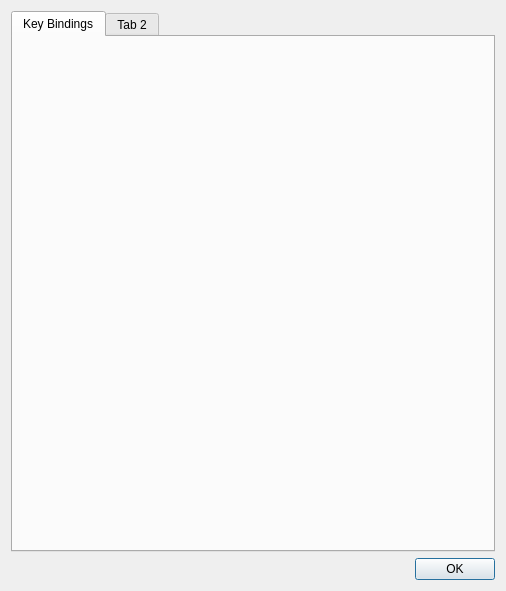
<?xml version="1.0" encoding="UTF-8"?>
<ui version="4.0">
 <class>DialogPreferences</class>
 <widget class="QDialog" name="DialogPreferences">
  <property name="geometry">
   <rect>
    <x>0</x>
    <y>0</y>
    <width>506</width>
    <height>591</height>
   </rect>
  </property>
  <property name="windowTitle">
   <string>Dialog</string>
  </property>
  <layout class="QVBoxLayout" name="verticalLayout">
   <item>
    <widget class="QTabWidget" name="tabWidget">
     <property name="currentIndex">
      <number>0</number>
     </property>
     <widget class="QWidget" name="tabKeyBindings">
      <attribute name="title">
       <string>Key Bindings</string>
      </attribute>
      <layout class="QGridLayout" name="gridLayout">
       <item row="0" column="0">
        <widget class="QPropertyTree" name="propTree"/>
       </item>
      </layout>
     </widget>
     <widget class="QWidget" name="tab_2">
      <attribute name="title">
       <string>Tab 2</string>
      </attribute>
     </widget>
    </widget>
   </item>
   <item>
    <widget class="QDialogButtonBox" name="buttonBox">
     <property name="orientation">
      <enum>Qt::Horizontal</enum>
     </property>
     <property name="standardButtons">
      <set>QDialogButtonBox::Ok</set>
     </property>
    </widget>
   </item>
  </layout>
 </widget>
 <customwidgets>
  <customwidget>
   <class>QPropertyTree</class>
   <extends>QWidget</extends>
   <header>tiletools.h</header>
  </customwidget>
 </customwidgets>
 <resources/>
 <connections>
  <connection>
   <sender>buttonBox</sender>
   <signal>accepted()</signal>
   <receiver>DialogPreferences</receiver>
   <slot>accept()</slot>
   <hints>
    <hint type="sourcelabel">
     <x>248</x>
     <y>254</y>
    </hint>
    <hint type="destinationlabel">
     <x>157</x>
     <y>274</y>
    </hint>
   </hints>
  </connection>
  <connection>
   <sender>buttonBox</sender>
   <signal>rejected()</signal>
   <receiver>DialogPreferences</receiver>
   <slot>reject()</slot>
   <hints>
    <hint type="sourcelabel">
     <x>316</x>
     <y>260</y>
    </hint>
    <hint type="destinationlabel">
     <x>286</x>
     <y>274</y>
    </hint>
   </hints>
  </connection>
 </connections>
</ui>
